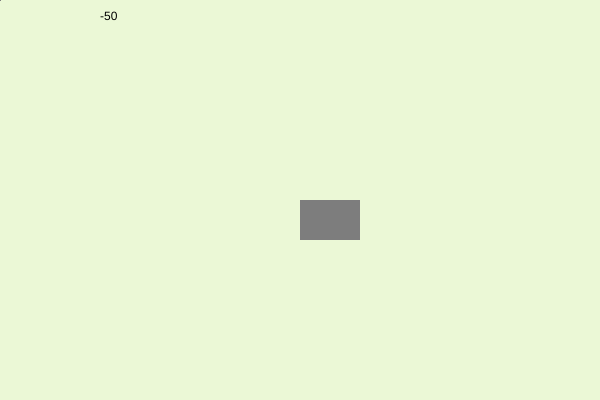
Frame 1 (no input)
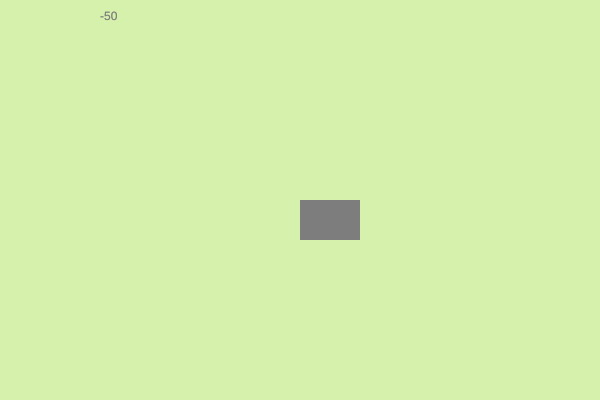
Frame 60 (no input)
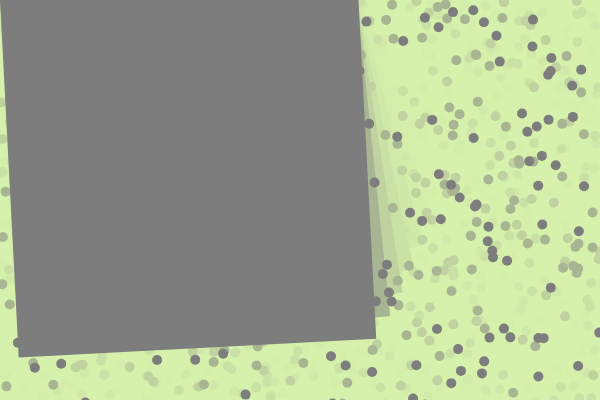
Frame 120 (the mouse pressed at the canvas centre since frame 60)

The p5.js sketch that drew these frames (run headless with seeded random() and noise() and a simulated clock; from frame 60 on, the mouse is pressed at the canvas centre):

// p5.js sketch
// ── sketch.js
//Draw a complex design that uses multiple shapes with different parameters.
//Have at least two shapes move independently on the screen.
//Use DOM UI elements, such as a slider, to control some of the shape parameters.
//Reorganize "groups of variables" into objects (see Video 2.3 mentioned above).

let spots;
let a_val1;
let a_val2;
let d = 0;
let sl=1;

// IMG_6498-cu.jpg

function setup() {
  createCanvas(600, 400);
  angleMode(DEGREES);

  create_slider_1();
  create_slider_2();

}

function draw() {
      background(213, 240, 170, 124,29);

  noStroke(0);
  spots = pmouseX-50;
  text(spots, 100, 20);
  print('Number of shapes: ' + spots);
  random_shapes();
  let a_val1 = slider_1.value();
  fill(a_val1);
  let a_val2 = slider_2.value();
  rect(300,200,width/10,height/10);
  rotate(d);
  d=d+3;
  square(0,0,sl);
  sl=sl+3;

}

// -----------------------
// Slider used to control background
let slider_1;
function create_slider_1() {
  createSpan('slider_1').style('font-size','20px');
  // createSlider(min, max, [value], [step])
  slider_1 = createSlider(0, 255, 125);
  // slider.position(10, 10);
  slider_1.style('width', '100px');
}
// -----------------------

// -----------------------
// Slider used to rect fill color
let slider_2;
function create_slider_2() {
  createSpan(' slider_2').style('font-size','20px');
  // createSlider(min, max, [value], [step])
  slider_2 = createSlider(0, 255, 125);
  // slider.position(10, 10);
  slider_2.style('width', '100px');

}

function random_shapes(){
  for (var i = 0; i < spots; i++) {
    ellipse(random(600),random(600),10,10);
    rect(mouseX,random(600),pmouseX-140,pmouseY-140);
    mouseX=mouseX+10;
  }
}
